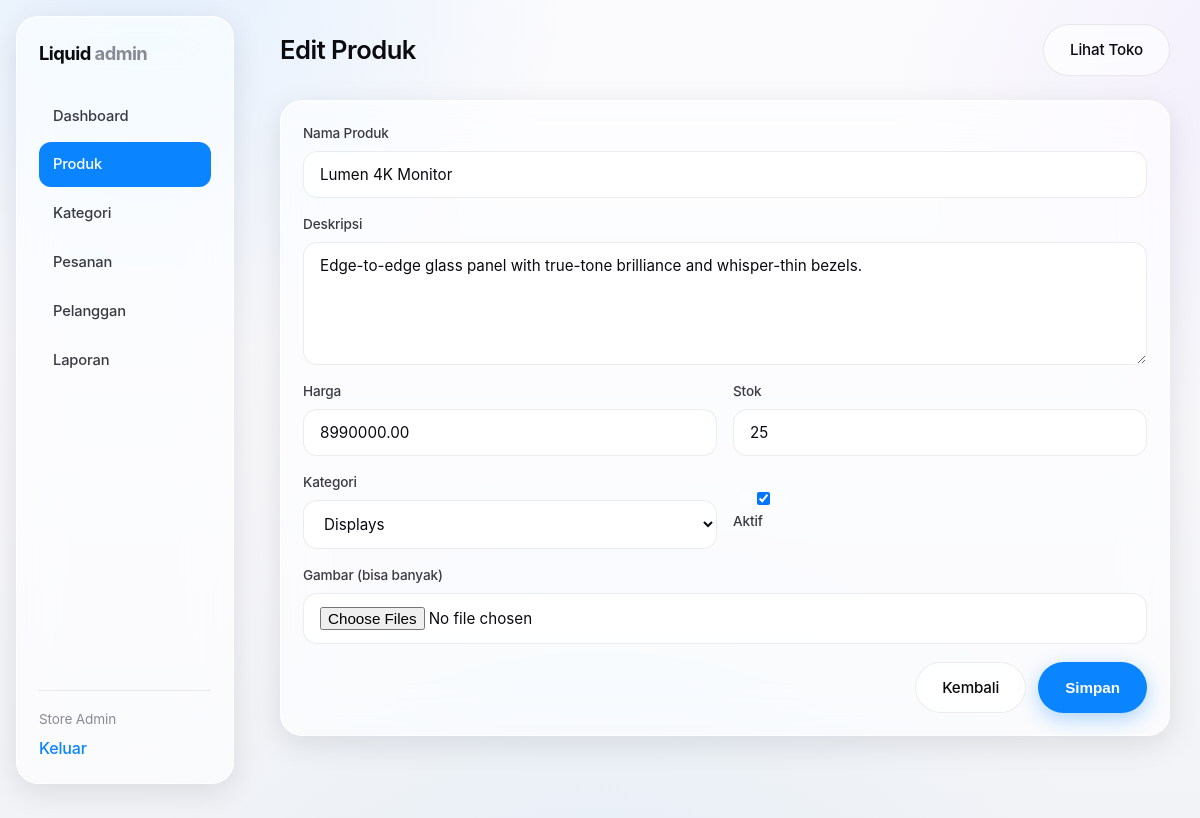
The app's page /admin/product_edit.php?id=3 (signed in) with its own data.
### tables this page shows
CREATE TABLE IF NOT EXISTS `products` (
  `id`          BIGINT UNSIGNED NOT NULL AUTO_INCREMENT,
  `category_id` INT UNSIGNED    DEFAULT NULL,
  `name`        VARCHAR(190)    NOT NULL,
  `slug`        VARCHAR(210)    NOT NULL,
  `description` TEXT            DEFAULT NULL,
  `price`       DECIMAL(14,2)   NOT NULL DEFAULT 0.00,
  `stock`       INT             NOT NULL DEFAULT 0,
  `sold`        BIGINT UNSIGNED NOT NULL DEFAULT 0,
  `is_active`   TINYINT(1)      NOT NULL DEFAULT 1,
  `created_at`  DATETIME        NOT NULL DEFAULT CURRENT_TIMESTAMP,
  PRIMARY KEY (`id`),
  UNIQUE KEY `uq_products_slug` (`slug`),
  KEY `idx_products_category` (`category_id`),
  KEY `idx_products_active_created` (`is_active`, `created_at`),
  KEY `idx_products_active_sold` (`is_active`, `sold`),
  KEY `idx_products_price` (`price`),
  CONSTRAINT `fk_products_category` FOREIGN KEY (`category_id`)
    REFERENCES `categories` (`id`) ON DELETE SET NULL ON UPDATE CASCADE
);

CREATE TABLE IF NOT EXISTS `categories` (
  `id`         INT UNSIGNED NOT NULL AUTO_INCREMENT,
  `name`       VARCHAR(120) NOT NULL,
  `slug`       VARCHAR(140) NOT NULL,
  `icon`       VARCHAR(190) DEFAULT NULL,
  `created_at` DATETIME     NOT NULL DEFAULT CURRENT_TIMESTAMP,
  PRIMARY KEY (`id`),
  UNIQUE KEY `uq_categories_slug` (`slug`),
  KEY `idx_categories_name` (`name`)
);

### includes/functions.php (called while the page is built, shortened)
<?php
function e(?string $s): string
{
    return htmlspecialchars((string)$s, ENT_QUOTES | ENT_SUBSTITUTE, 'UTF-8');
}
function url(string $path = ''): string
{
    return BASE_URL . '/' . ltrim($path, '/');
}
function cache_get(string $key, int $ttl)
{
    $file = CACHE_DIR . '/' . preg_replace('/[^a-z0-9_]/i', '_', $key) . '.cache';
    return null;
}
function cache_set(string $key, $value): void
{
    $file = CACHE_DIR . '/' . preg_replace('/[^a-z0-9_]/i', '_', $key) . '.cache';
}
function all_categories(): array
{
    $cached = cache_get('categories', 300);
    $rows = db()->query('SELECT id, name, slug, icon FROM categories ORDER BY name ASC')->fetchAll();
    return $rows;
}

### config.php (called while the page is built, shortened)
<?php
function db(): PDO
{
    static $pdo = null;
    if ($pdo instanceof PDO) {
        return $pdo;
    }
    $dsn = sprintf('mysql:host=%s;dbname=%s;charset=%s', DB_HOST, DB_NAME, DB_CHARSET);
    $options = [
        PDO::ATTR_ERRMODE            => PDO::ERRMODE_EXCEPTION,
        PDO::ATTR_DEFAULT_FETCH_MODE => PDO::FETCH_ASSOC,
        PDO::ATTR_EMULATE_PREPARES   => false,
        PDO::ATTR_PERSISTENT         => false,
    ];
    try {
        $pdo = new PDO($dsn, DB_USER, DB_PASS, $options);
    } catch (PDOException $e) {
        http_response_code(500);
        exit('Database connection failed.');
    }
    return $pdo;
}
require_once __DIR__ . '/includes/functions.php';

### admin/product_edit.php (the view, shortened to what this page needs)
<?php
$pdo = db();
$id = (int)($_GET['id'] ?? 0);
$product = ['id'=>0,'name'=>'','description'=>'','price'=>'','stock'=>'','category_id'=>'','is_active'=>1];
if ($id) {
    $s = $pdo->prepare('SELECT * FROM products WHERE id = ? LIMIT 1');
    $s->execute([$id]);
    $product = $s->fetch() ?: $product;
}
$categories = all_categories();
require __DIR__ . '/includes/admin_header.php';
?>
<form method="post" enctype="multipart/form-data" class="panel glass form-panel">
    <div class="field"><label>Nama Produk</label><input name="name" value="<?= e($product['name']) ?>" required></div>
    <div class="field"><label>Deskripsi</label><textarea name="description" rows="5"><?= e($product['description']) ?></textarea></div>
    <div class="field-row">
        <div class="field"><label>Harga</label><input type="number" step="0.01" name="price" value="<?= e((string)$product['price']) ?>" required></div>
        <div class="field"><label>Stok</label><input type="number" name="stock" value="<?= e((string)$product['stock']) ?>" required></div>
    </div>
    <div class="field-row">
        <div class="field">
            <label>Kategori</label>
            <select name="category_id">
                <?php foreach ($categories as $c): ?>
                    <option value="<?= (int)$c['id'] ?>" <?= (int)$product['category_id']===(int)$c['id']?'selected':'' ?>><?= e($c['name']) ?></option>
                <?php endforeach; ?>
            </select>
        </div>
        <div class="field checkbox"><label><input type="checkbox" name="is_active" <?= $product['is_active']?'checked':'' ?>> Aktif</label></div>
    </div>
    <div class="field"><label>Gambar (bisa banyak)</label><input type="file" name="images[]" accept="image/*" multiple></div>
    <div class="form-actions">
        <a class="btn btn-ghost" href="<?= url('admin/products.php') ?>">Kembali</a>
        <button class="btn btn-primary" type="submit">Simpan</button>
    </div>
</form>
<?php require __DIR__ . '/includes/admin_footer.php'; ?>

### assets/css/style.css (style rules this page uses)
:root { --bg:#f5f6f8; --surface:rgba(255,255,255,.62); --surface-solid:#ffffff; --stroke:rgba(255,255,255,.65); --hair:rgba(17,17,26,.08); --ink:#0b0b0f; --ink-2:#3a3a42; --muted:#8a8a95; --accent:#0a84ff; --accent-2:#bf9bff; --shadow-sm:0 1px 2px rgba(16,18,27,.04), 0 4px 16px rgba(16,18,27,.06); --shadow-md:0 8px 30px rgba(16,18,27,.10); --shadow-lg:0 20px 60px rgba(16,18,27,.14); --radius:22px; --radius-sm:14px; --radius-pill:999px; --blur:22px; --maxw:1180px; --sf:-apple-system,BlinkMacSystemFont,"SF Pro Display","SF Pro Text","Segoe UI",Inter,Roboto,Helvetica,Arial,sans-serif; }
* { box-sizing:border-box }
html { -webkit-text-size-adjust:100% }
body { margin:0;font-family:var(--sf);color:var(--ink); background:var(--bg); line-height:1.55;-webkit-font-smoothing:antialiased;text-rendering:optimizeLegibility; letter-spacing:-0.01em;overflow-x:hidden; }
a { color:inherit;text-decoration:none }
.glass { background:var(--surface); -webkit-backdrop-filter:blur(var(--blur)) saturate(180%); backdrop-filter:blur(var(--blur)) saturate(180%); border:1px solid var(--stroke); box-shadow:var(--shadow-md), inset 0 1px 0 rgba(255,255,255,.55); border-radius:var(--radius); }
.btn { display:inline-flex;align-items:center;justify-content:center;gap:.5em; padding:13px 26px;border-radius:var(--radius-pill);font-size:.95rem;font-weight:550; border:1px solid transparent;cursor:pointer;transition:transform .18s ease, box-shadow .25s ease, background .25s; white-space:nowrap; }
.btn-primary { background:var(--accent);color:#fff;box-shadow:0 6px 20px rgba(10,132,255,.32) }
.btn-ghost { background:rgba(255,255,255,.6);border:1px solid var(--hair);color:var(--ink);-webkit-backdrop-filter:blur(10px);backdrop-filter:blur(10px) }
.field { margin-bottom:16px;display:flex;flex-direction:column;gap:7px }
.field label { font-size:.85rem;color:var(--ink-2);font-weight:500 }
.field input,.field textarea,.field select,.lookup input,.search-inline input,.sort select { width:100%;padding:13px 16px;border-radius:var(--radius-sm); border:1px solid var(--hair);background:rgba(255,255,255,.7); font-family:inherit;font-size:.95rem;color:var(--ink);transition:border .2s, box-shadow .2s, background .2s; -webkit-backdrop-filter:blur(8px);backdrop-filter:blur(8px); }
.field-row { display:grid;grid-template-columns:1fr 1fr;gap:16px }
.field.checkbox { flex-direction:row;align-items:center }
.admin { background:var(--bg) }
.panel { padding:22px;margin-bottom:22px }
.form-panel .form-actions { display:flex;gap:12px;justify-content:flex-end;margin-top:18px }

### records on screen
products: name "Lumen 4K Monitor", description "Edge-to-edge glass panel with true-tone brilliance and whisper-thin bezels.", price "8990000.00", stock "25", category_id "Displays", is_active "☑"

### other values on screen
setting('store_name', 'Liquid') "Liquid"
admin()['name'] "Store Admin"
$pageTitle "Edit Produk"
